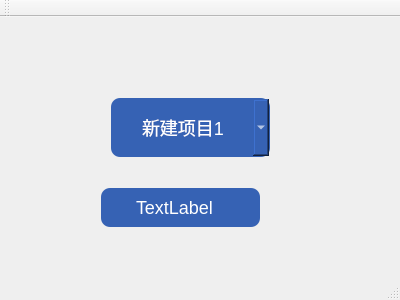
<?xml version="1.0" encoding="UTF-8"?>
<ui version="4.0">
 <class>MainWindow</class>
 <widget class="QMainWindow" name="MainWindow">
  <property name="geometry">
   <rect>
    <x>0</x>
    <y>0</y>
    <width>400</width>
    <height>300</height>
   </rect>
  </property>
  <property name="windowTitle">
   <string>MainWindow</string>
  </property>
  <widget class="QWidget" name="centralWidget">
   <widget class="QComboBox" name="combobox">
    <property name="geometry">
     <rect>
      <x>110</x>
      <y>80</y>
      <width>161</width>
      <height>61</height>
     </rect>
    </property>
    <property name="styleSheet">
     <string notr="true">#combobox {     
    background-color: rgb(54, 98, 180);    	/*  背景色   */
	border:2px solid #00ffff; 				/*  边框设置  */
    /* border必须有， background-color才能生效  */
	color:#ffffff;                      	/*  字体颜色  */  
    font-size: 18px;                     	/*  字体大小 */ 
	font-family: 微软雅黑;					/*  字体 */ 
    padding:1px 1px 1px 30px;           	/*  内边框：上右下左  */
	border-radius:10px;               		/*  四个角的弧度半径  */
    border-style: flat;						/*  扁平化  */
    text-align:center;                   
   /*  对齐方式： left，right，center  */
} </string>
    </property>
    <property name="editable">
     <bool>false</bool>
    </property>
    <property name="currentIndex">
     <number>0</number>
    </property>
    <property name="minimumContentsLength">
     <number>0</number>
    </property>
    <property name="duplicatesEnabled">
     <bool>false</bool>
    </property>
    <property name="frame">
     <bool>true</bool>
    </property>
    <item>
     <property name="text">
      <string>新建项目1</string>
     </property>
    </item>
    <item>
     <property name="text">
      <string>新建项目2</string>
     </property>
    </item>
    <item>
     <property name="text">
      <string>新建项目3</string>
     </property>
    </item>
   </widget>
   <widget class="QLabel" name="label">
    <property name="geometry">
     <rect>
      <x>100</x>
      <y>170</y>
      <width>161</width>
      <height>41</height>
     </rect>
    </property>
    <property name="styleSheet">
     <string notr="true">#label {     
    background-color: rgb(54, 98, 180);    	/*  背景色   */
	border:2px solid #00ffff; 				/*  边框设置  */
    /* border必须有， background-color才能生效  */
	color:#ffffff;                      	/*  字体颜色  */  
    font-size: 18px;                     	/*  字体大小 */ 
	font-family: 微软雅黑;					/*  字体 */ 
    padding:1px 1px 1px 30px;           	/*  内边框：上右下左  */
	border-radius:10px;               		/*  四个角的弧度半径  */
    border-style: flat;						/*  扁平化  */
    text-align:center;                   
   /*  对齐方式： left，right，center  */
} </string>
    </property>
    <property name="text">
     <string>TextLabel</string>
    </property>
   </widget>
  </widget>
  <widget class="QMenuBar" name="menuBar">
   <property name="geometry">
    <rect>
     <x>0</x>
     <y>0</y>
     <width>400</width>
     <height>23</height>
    </rect>
   </property>
  </widget>
  <widget class="QToolBar" name="mainToolBar">
   <attribute name="toolBarArea">
    <enum>TopToolBarArea</enum>
   </attribute>
   <attribute name="toolBarBreak">
    <bool>false</bool>
   </attribute>
  </widget>
  <widget class="QStatusBar" name="statusBar"/>
 </widget>
 <layoutdefault spacing="6" margin="11"/>
 <resources/>
 <connections/>
</ui>
